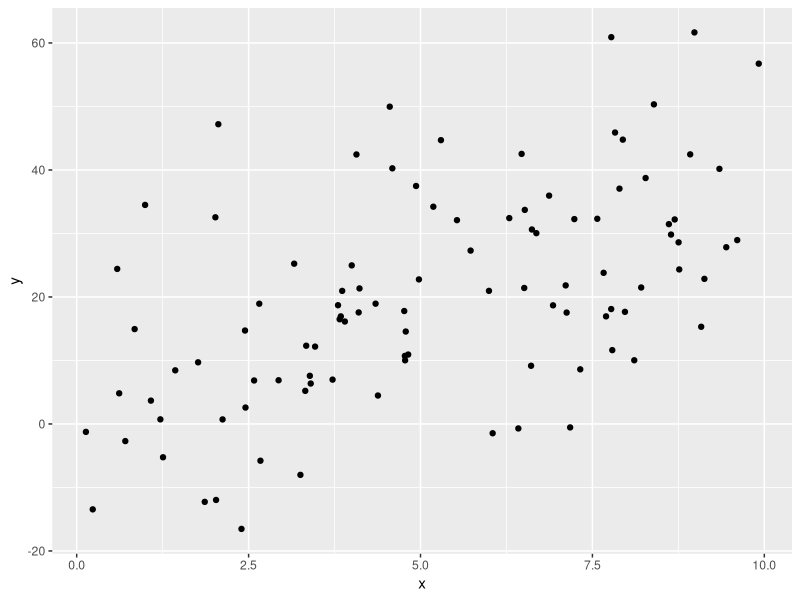
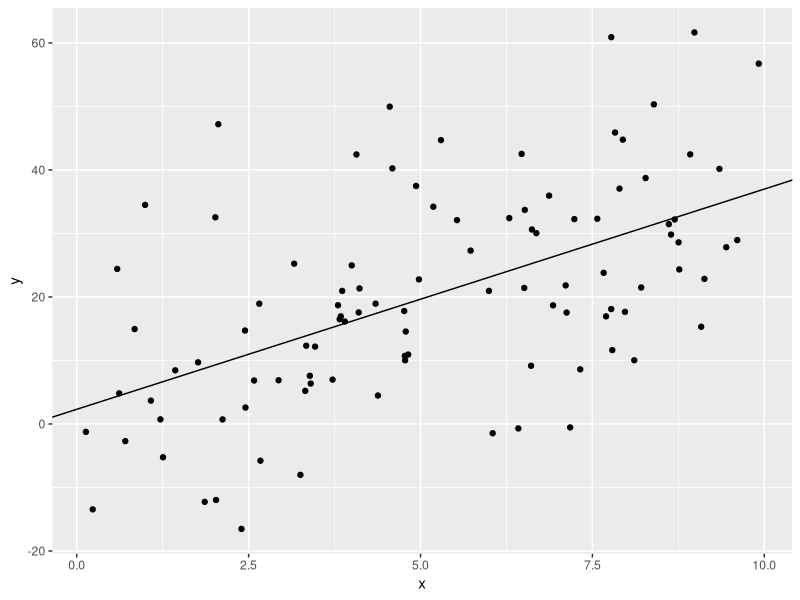

Write the R code that produced these figures, in order.
## ---- chunk 1
knitr::opts_chunk$set(echo = TRUE)
library(tidyverse)
## ---- chunk 2
set.seed(1)

ols.data <- tibble(
  x = runif(100, 0, 10),
  e = rnorm(100, 0, 15),
  y = 5 + 3*x + e
)

view(ols.data)
## ---- chunk 3
ggplot(ols.data, aes(x = x, y = y))+
  geom_point()
## ---- chunk 4
#firt find the differences between the variable and its mean
ols.data <- ols.data %>% mutate(
  y.err = y - mean(y), 
  x.err = x - mean(x)
)

#second you need to square the differences in the x's
ols.data <- ols.data %>% mutate(
  x.err.sq = x.err^2
)

#third we need the covariance of y and x
ols.data <- ols.data %>% mutate(
  cov.xy = y.err * x.err
)

#now sum over the x squared error and x, y covariance
cov.sum <- sum(ols.data$cov.xy)
x.err.sq.sum <- sum(ols.data$x.err.sq)

#Finally divide to get b2
b2 <- cov.sum/x.err.sq.sum
b2

## ---- chunk 5
#we already have b2 so we just plug it in to the formula

b1 = mean(ols.data$y) - b2 * mean(ols.data$x)
b1
## ---- chunk 6
ggplot(ols.data, aes(x = x, y = y))+
  geom_point()+
  geom_abline(slope = b2, intercept = b1)
## ---- chunk 7
lm1 <- lm(data = ols.data, y~x)
## ---- chunk 8
n = 100
set.seed(1)

dgp_df <- tibble(
  e = rnorm(n, sd = 30),
  v = rnorm(n, sd = 20),
  x = runif(n, min = 0, max = 10),
  z = rbinom(n, 1, 0.5),
  y = 8 - 3*x + e,
  
)
## ---- chunk 9
lm2 <- lm(data = dgp_df, y ~ x + z)
